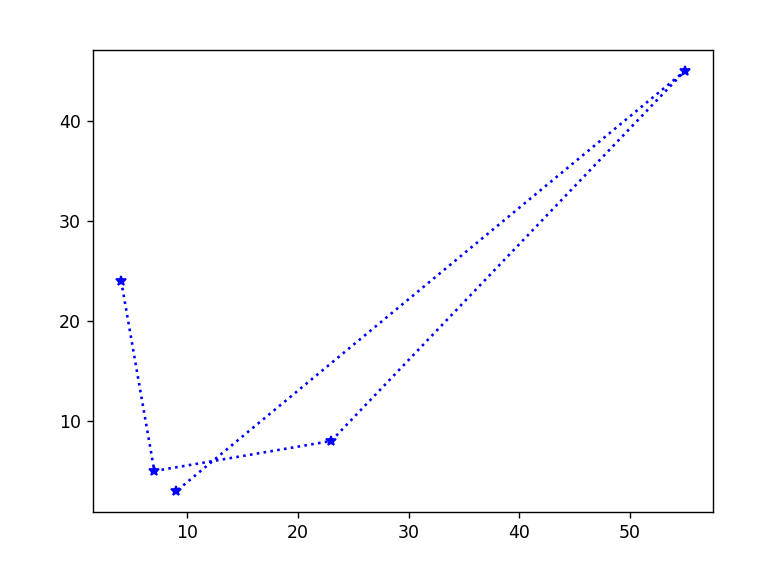

This figure's Python source:
import matplotlib.pyplot as plt
import numpy as np

xpoints=np.array([4,7,23,55,9])
ypoints=np.array([24,5,8,45,3])

plt.plot(xpoints,ypoints,"*:b")
plt.show()
